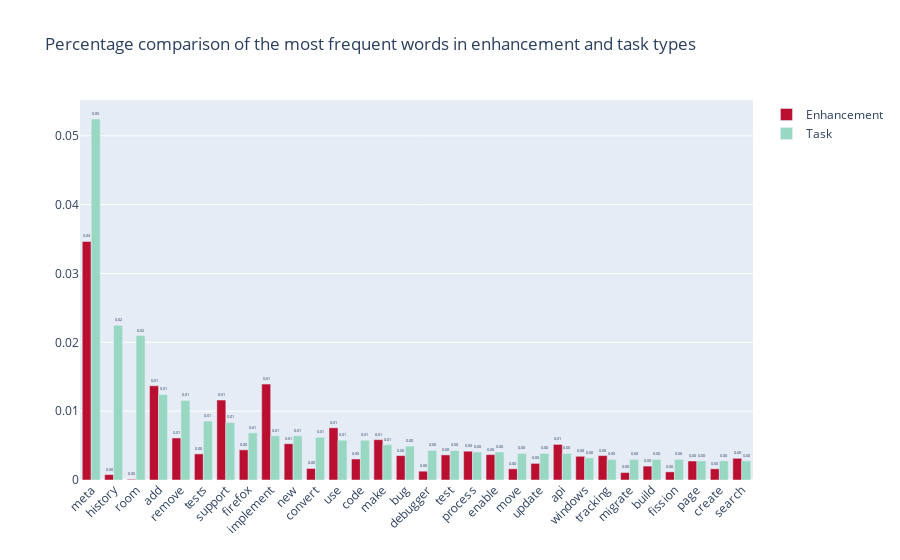

Notebook source saved alongside this figure:
### Code cell
n = 30
merged_df_sample = merged_df[:n]
fig = go.Figure(data=[
    go.Bar(name='Enhancement', x=merged_df_sample.words, y=merged_df_sample.freq_ratio_enh, text=merged_df_sample.freq_ratio_enh, marker_color='#BA0F30'),
    go.Bar(name='Task', x=merged_df_sample.words, y=merged_df_sample.freq_ratio_task, text=merged_df_sample.freq_ratio_task, marker_color='#98D7C2')
])


fig.update_xaxes(tickangle= -45)  
fig.update_traces(
    texttemplate='%{text:.2f}', textposition='outside',
     textfont_size=8)

# Change the bar mode
fig.update_layout(barmode='group', title_text='Comparing the the most frequent words in enhancement and task types')
fig.show()

### Figure 1 — Plotly figure (JSON) as saved in the notebook; plotly's stock layout.template omitted (floating-point values rounded to 4 significant figures)
{"data": [{"marker": {"color": "#BA0F30"}, "name": "Enhancement", "text": [0.03466, 0.0007877, 9.846e-05, 0.01369, 0.006105, 0.003791, 0.01162, 0.004382, 0.01393, 0.005268, 0.001674, 0.007582, 0.003052, 0.005859, 0.003545, 0.00128, 0.003643, 0.004185, 0.003692, 0.001625, 0.002412, 0.005169, 0.003446, 0.003545, 0.001083, 0.002019, 0.001182, 0.002757, 0.001625, 0.003151], "textfont": {"size": 8}, "textposition": "outside", "texttemplate": "%{text:.2f}", "type": "bar", "x": ["meta", "history", "room", "add", "remove", "tests", "support", "firefox", "implement", "new", "convert", "use", "code", "make", "bug", "debugger", "test", "process", "enable", "move", "update", "api", "windows", "tracking", "migrate", "build", "fission", "page", "create", "search"], "y": [0.03466, 0.0007877, 9.846e-05, 0.01369, 0.006105, 0.003791, 0.01162, 0.004382, 0.01393, 0.005268, 0.001674, 0.007582, 0.003052, 0.005859, 0.003545, 0.00128, 0.003643, 0.004185, 0.003692, 0.001625, 0.002412, 0.005169, 0.003446, 0.003545, 0.001083, 0.002019, 0.001182, 0.002757, 0.001625, 0.003151]}, {"marker": {"color": "#98D7C2"}, "name": "Task", "text": [0.05244, 0.02247, 0.02098, 0.01241, 0.01156, 0.008562, 0.008348, 0.006849, 0.006421, 0.006421, 0.006207, 0.005779, 0.005779, 0.005137, 0.004923, 0.004281, 0.004281, 0.004067, 0.004067, 0.003853, 0.003853, 0.003853, 0.003211, 0.002997, 0.002997, 0.002997, 0.002997, 0.002783, 0.002783, 0.002783], "textfont": {"size": 8}, "textposition": "outside", "texttemplate": "%{text:.2f}", "type": "bar", "x": ["meta", "history", "room", "add", "remove", "tests", "support", "firefox", "implement", "new", "convert", "use", "code", "make", "bug", "debugger", "test", "process", "enable", "move", "update", "api", "windows", "tracking", "migrate", "build", "fission", "page", "create", "search"], "y": [0.05244, 0.02247, 0.02098, 0.01241, 0.01156, 0.008562, 0.008348, 0.006849, 0.006421, 0.006421, 0.006207, 0.005779, 0.005779, 0.005137, 0.004923, 0.004281, 0.004281, 0.004067, 0.004067, 0.003853, 0.003853, 0.003853, 0.003211, 0.002997, 0.002997, 0.002997, 0.002997, 0.002783, 0.002783, 0.002783]}], "layout": {"barmode": "group", "title": {"text": "Percentage comparison of the most frequent words in enhancement and task types"}, "xaxis": {"tickangle": -45}}}
